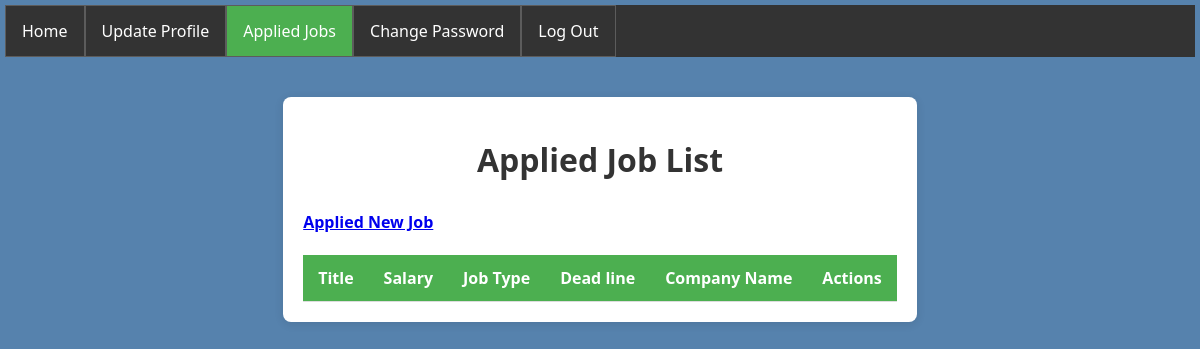
The app's page /candidate/appliedJobs/ (signed in), older data.
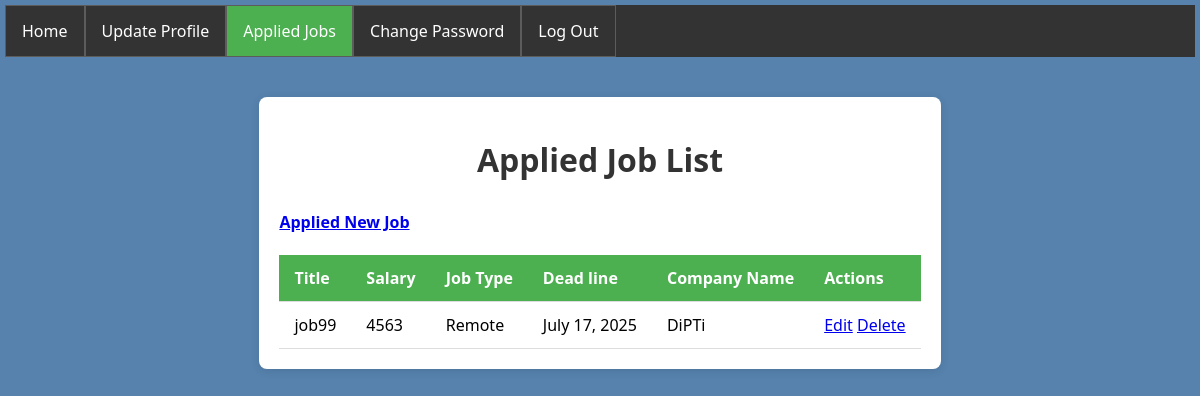
The same page, newer data.
### candidate_app/models.py (models this page shows)
class jobApplicationModel(models.Model):
    job = models.ForeignKey(jobModel, on_delete = models.CASCADE, null = True)
    candidate = models.ForeignKey(candidateProfileModel, on_delete = models.CASCADE, null = True)
    STATUS = [
        ('Applied','Applied'),
        ('Interview','Interview'),
        ('Offered','Offered'),
        ('Rejected','Rejected')
    ]
    status = models.CharField(choices = STATUS, max_length = 100, null = True)
    appliedAt = models.DateTimeField(auto_now_add = True, null = True)
    lastEducation = models.CharField(max_length = 20, null = True)
    workExprience = models.TextField(null = True)

### employer_app/models.py (models this page shows)
class jobModel(models.Model):
    employer = models.ForeignKey(employerProfileModel, on_delete = models.CASCADE, null = True)
    title = models.CharField(max_length = 100, null = True)
    description = models.TextField(null = True)
    requirements = models.TextField(null = True)
    salary = models.IntegerField(null = True)
    TYPE = [
        ('FullTime','Full Time'),
        ('Remote','Remote'),
        ('Internship','Internship')
    ]
    jobType = models.CharField(choices = TYPE, max_length = 100, null = True)
    deadline = models.DateField(null = True)
    postedDate = models.DateTimeField(auto_now_add = True, null = True)

class employerProfileModel(models.Model):
    employerUser = models.OneToOneField(customUserModel, on_delete = models.CASCADE, null = True)
    companyName = models.CharField(max_length = 100, null = True)
    aboutConpany = models.TextField(null = True)
    conpanyLogo = models.ImageField(upload_to='static/img/logo', null = True)
    location = models.TextField(null = True)

### candidate_app/views.py (the view)
# urls.py: path('appliedJobs/', appliedJobs, name='appliedJobs'),
@login_required(login_url='logIn')
def appliedJobs(req):
    if models.candidateProfileModel.objects.filter(candidateUser=req.user):
        candidate=models.candidateProfileModel.objects.get(candidateUser=req.user)
        data = models.jobApplicationModel.objects.filter(candidate=candidate)
        context={
            'data':data
        }
    else:
        return redirect('candidateUpdateProfiles')
    return render(req, 'appliedJobs.html', context)

### candidate_app/templates/appliedJobs.html (shortened to what this page needs)
{% extends "master.html" %}
{% block body %}
{% load static %}
<div class="container">
    <h1>Applied Job List</h1>
    <h4><a href="{% url 'index' %}">Applied New Job</a></h4>
    <table>
        <tr>
            <th>Title</th>
            <th>Salary</th>
            <th>Job Type</th>
            <th>Dead line</th>
            <th>Company Name</th>
            <th>Actions</th>
        </tr>
        {% if data is None %}
        <td colspan="6" style="text-align: center; color: #999; padding: 20px;">No Applied Job found.</td>
        {% else %}
        {% for i in data %}
        <tr>
            <td>{{ i.job.title }}</td>
            <td>{{ i.job.salary }}</td>
            <td>{{ i.job.jobType }}</td>
            <td>{{ i.job.deadline }}</td>
            <td>{{ i.job.employer.companyName }}</td>
            <td>
                <a href="{% url 'updateAppliedJob' i.id %}">Edit</a>
                <a href="{% url 'deleteAppliedJob' i.id %}">Delete</a>
            </td>
        </tr>
        {% endfor %}
        {% endif %}
    </table>
</div>
{% endblock body %}

Row changes from the older to the newer data that the page shows:
added jobApplicationModel: job "job99", job.salary "4563", job.jobType "Remote", job.deadline "July 17, 2025", job.employer.companyName "DiPTi"
